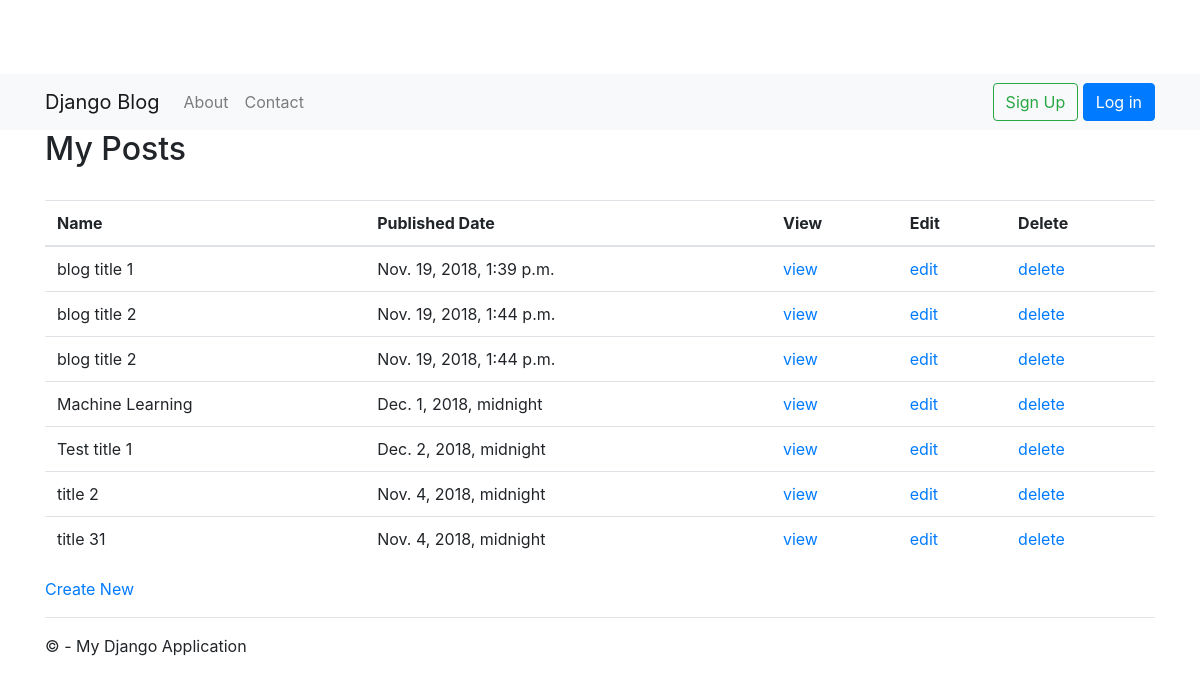
Page /blog/author/list on the earlier database version.
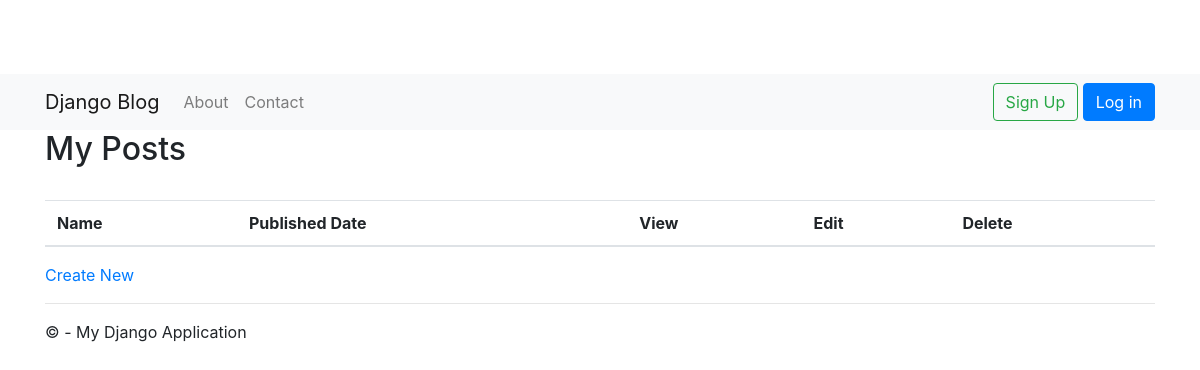
Same page on the later database version.
### blog/models.py (models this page shows, shortened)
class BlogPost(models.Model):
    title = models.CharField(max_length=200)
    short_description = models.CharField(max_length=4000)
    content = models.TextField()
    status = models.PositiveSmallIntegerField()
    url = models.CharField(max_length=200, default=None, blank=True, null=True)
    tag = models.CharField(max_length=40, default=None, blank=True, null=True)
    order = models.FloatField(default=0)
    pub_date = models.DateTimeField('date published')
    author = models.CharField(max_length=200, default=None, blank=True, null=True)
    created_date = models.DateTimeField('date created')
    last_updated_date = models.DateTimeField('date updated')
    isdeleted = models.BooleanField()
    user = models.ForeignKey(User, null=True)

### blog/views.py (the view)
# urls.py: url('blog/author/list', blog.views.AuthorBlogPostListView.as_view(template_name='blog/author_blog_post_list.html'), name='author_blog_post_list'),
class AuthorBlogPostListView(ListView):
    model = BlogPost
    def get_queryset(self):
        return BlogPost.objects.filter(user_id=self.request.user.id)

### blog/templates/blog/author_blog_post_list.html
﻿{% extends "app/layout.html" %}
{% block content %}
<h2>My Posts</h2>
<br/>
<table  class="table">
<thead>
    <tr>
    <th>Name</th>
    <th>Published Date</th>
    <th>View</th>
    <th>Edit</th>
    <th>Delete</th>
    </tr>
</thead>
<tbody>
    {% for blogpost in object_list %}
    <tr>
    <td>{{ blogpost.title }}</td>
    <td>{{ blogpost.pub_date }}</td>
    <td><a href="{% url "blog:author_blog_post_view" blogpost.id %}">view</a></td>
    <td><a href="{% url "blog:author_blog_post_edit" blogpost.id %}">edit</a></td>
    <td><a href="{% url "blog:author_blog_post_delete" blogpost.id %}">delete</a></td>
    </tr>
    {% endfor %}
</tbody>
</table>
<a href="{% url "blog:author_blog_post_new" %}">Create New</a>
{% endblock %}

Differences in the rows shown:
no longer on this page (row edited): BlogPost: title "blog title 1", pub_date "Nov. 19, 2018, 1:39 p.m."
no longer on this page (row edited): BlogPost: title "blog title 2", pub_date "Nov. 19, 2018, 1:44 p.m."
no longer on this page (row edited): BlogPost: title "blog title 2", pub_date "Nov. 19, 2018, 1:44 p.m."
removed BlogPost: title "Machine Learning", pub_date "Dec. 1, 2018, midnight"
removed BlogPost: title "Test title 1", pub_date "Dec. 2, 2018, midnight"
removed BlogPost: title "title 2", pub_date "Nov. 4, 2018, midnight"
removed BlogPost: title "title 31", pub_date "Nov. 4, 2018, midnight"
